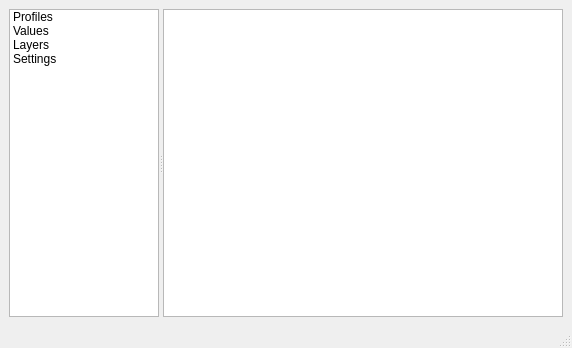
<?xml version="1.0" encoding="UTF-8"?>
<ui version="4.0">
 <class>mainWindow</class>
 <widget class="QMainWindow" name="mainWindow">
  <property name="geometry">
   <rect>
    <x>0</x>
    <y>0</y>
    <width>572</width>
    <height>348</height>
   </rect>
  </property>
  <property name="windowTitle">
   <string>MainWindow</string>
  </property>
  <widget class="QWidget" name="centralwidget">
   <layout class="QHBoxLayout" name="horizontalLayout_5">
    <item>
     <widget class="QSplitter" name="splitter">
      <property name="sizePolicy">
       <sizepolicy hsizetype="Expanding" vsizetype="Preferred">
        <horstretch>0</horstretch>
        <verstretch>0</verstretch>
       </sizepolicy>
      </property>
      <property name="orientation">
       <enum>Qt::Horizontal</enum>
      </property>
      <property name="opaqueResize">
       <bool>true</bool>
      </property>
      <property name="childrenCollapsible">
       <bool>false</bool>
      </property>
      <widget class="QFrame" name="listFrame">
       <property name="sizePolicy">
        <sizepolicy hsizetype="Preferred" vsizetype="Preferred">
         <horstretch>0</horstretch>
         <verstretch>0</verstretch>
        </sizepolicy>
       </property>
       <property name="frameShape">
        <enum>QFrame::NoFrame</enum>
       </property>
       <property name="frameShadow">
        <enum>QFrame::Raised</enum>
       </property>
       <layout class="QVBoxLayout" name="verticalLayout_2">
        <property name="margin">
         <number>0</number>
        </property>
        <item>
         <widget class="QListWidget" name="listWidget">
          <property name="sizePolicy">
           <sizepolicy hsizetype="Expanding" vsizetype="Expanding">
            <horstretch>0</horstretch>
            <verstretch>0</verstretch>
           </sizepolicy>
          </property>
          <property name="minimumSize">
           <size>
            <width>50</width>
            <height>0</height>
           </size>
          </property>
          <property name="maximumSize">
           <size>
            <width>150</width>
            <height>16777215</height>
           </size>
          </property>
          <item>
           <property name="text">
            <string>Profiles</string>
           </property>
           <property name="icon">
            <iconset resource="../resources.qrc">
             <normaloff>:/enmapbox/icons/viewlist_spectrumdock.png</normaloff>:/enmapbox/icons/viewlist_spectrumdock.svg</iconset>
           </property>
          </item>
          <item>
           <property name="text">
            <string>Values</string>
           </property>
           <property name="icon">
            <iconset>
             <normaloff>:/images/themes/default/propertyicons/attributes.png</normaloff>:/images/themes/default/propertyicons/attributes.png</iconset>
           </property>
          </item>
          <item>
           <property name="text">
            <string>Layers</string>
           </property>
           <property name="icon">
            <iconset>
             <normaloff>:/images/themes/default/propertyicons/overlay.png</normaloff>:/images/themes/default/propertyicons/overlay.png</iconset>
           </property>
          </item>
          <item>
           <property name="text">
            <string>Settings</string>
           </property>
           <property name="icon">
            <iconset>
             <normaloff>:/images/themes/default/propertyicons/general.svg</normaloff>:/images/themes/default/propertyicons/general.svg</iconset>
           </property>
          </item>
         </widget>
        </item>
       </layout>
      </widget>
      <widget class="QFrame" name="stackFrame">
       <property name="sizePolicy">
        <sizepolicy hsizetype="Preferred" vsizetype="Preferred">
         <horstretch>1</horstretch>
         <verstretch>0</verstretch>
        </sizepolicy>
       </property>
       <property name="frameShape">
        <enum>QFrame::NoFrame</enum>
       </property>
       <property name="frameShadow">
        <enum>QFrame::Raised</enum>
       </property>
       <layout class="QVBoxLayout" name="verticalLayout_4">
        <property name="margin">
         <number>0</number>
        </property>
        <item>
         <widget class="QStackedWidget" name="stackedWidget">
          <property name="frameShape">
           <enum>QFrame::NoFrame</enum>
          </property>
          <property name="frameShadow">
           <enum>QFrame::Raised</enum>
          </property>
          <property name="currentIndex">
           <number>0</number>
          </property>
          <widget class="QWidget" name="pageGraph">
           <layout class="QVBoxLayout" name="verticalLayout_3">
            <property name="margin">
             <number>0</number>
            </property>
            <item>
             <widget class="PlotWidget" name="graphicsView">
              <property name="frameShadow">
               <enum>QFrame::Sunken</enum>
              </property>
             </widget>
            </item>
           </layout>
          </widget>
          <widget class="QWidget" name="pathValueList">
           <layout class="QHBoxLayout" name="horizontalLayout_2">
            <property name="margin">
             <number>0</number>
            </property>
            <item>
             <widget class="QTextEdit" name="locationValuesTextEdit"/>
            </item>
           </layout>
          </widget>
          <widget class="QWidget" name="pageLayers">
           <layout class="QVBoxLayout" name="verticalLayout">
            <property name="margin">
             <number>0</number>
            </property>
            <item>
             <widget class="QTableView" name="tableViewDataSources">
              <property name="selectionMode">
               <enum>QAbstractItemView::SingleSelection</enum>
              </property>
              <property name="selectionBehavior">
               <enum>QAbstractItemView::SelectRows</enum>
              </property>
              <property name="sortingEnabled">
               <bool>true</bool>
              </property>
              <attribute name="horizontalHeaderStretchLastSection">
               <bool>true</bool>
              </attribute>
             </widget>
            </item>
           </layout>
          </widget>
          <widget class="QWidget" name="pageSettings">
           <layout class="QVBoxLayout" name="verticalLayout_5">
            <property name="margin">
             <number>0</number>
            </property>
            <item>
             <widget class="QCheckBox" name="cbStackProfiles">
              <property name="text">
               <string>Stack profiles</string>
              </property>
             </widget>
            </item>
            <item>
             <widget class="QgsCollapsibleGroupBox" name="gbLegend">
              <property name="minimumSize">
               <size>
                <width>0</width>
                <height>100</height>
               </size>
              </property>
              <property name="title">
               <string>Legend</string>
              </property>
              <property name="checkable">
               <bool>true</bool>
              </property>
              <property name="collapsed">
               <bool>false</bool>
              </property>
              <widget class="QCheckBox" name="cbLegendGeoLocation">
               <property name="geometry">
                <rect>
                 <x>30</x>
                 <y>70</y>
                 <width>215</width>
                 <height>17</height>
                </rect>
               </property>
               <property name="text">
                <string>Geo location</string>
               </property>
              </widget>
              <widget class="QCheckBox" name="cbLegendPixelLocation">
               <property name="geometry">
                <rect>
                 <x>30</x>
                 <y>47</y>
                 <width>215</width>
                 <height>17</height>
                </rect>
               </property>
               <property name="text">
                <string>Pixel location</string>
               </property>
              </widget>
              <widget class="QCheckBox" name="cbLegendDataSource">
               <property name="geometry">
                <rect>
                 <x>30</x>
                 <y>24</y>
                 <width>215</width>
                 <height>17</height>
                </rect>
               </property>
               <property name="text">
                <string>Data source</string>
               </property>
              </widget>
             </widget>
            </item>
            <item>
             <spacer name="verticalSpacer">
              <property name="orientation">
               <enum>Qt::Vertical</enum>
              </property>
              <property name="sizeHint" stdset="0">
               <size>
                <width>20</width>
                <height>40</height>
               </size>
              </property>
             </spacer>
            </item>
           </layout>
          </widget>
         </widget>
        </item>
       </layout>
      </widget>
     </widget>
    </item>
   </layout>
  </widget>
  <widget class="QStatusBar" name="statusbar"/>
 </widget>
 <customwidgets>
  <customwidget>
   <class>QgsCollapsibleGroupBox</class>
   <extends>QGroupBox</extends>
   <header>qgscollapsiblegroupbox.h</header>
   <container>1</container>
  </customwidget>
  <customwidget>
   <class>PlotWidget</class>
   <extends>QGraphicsView</extends>
   <header>pyqtgraph</header>
  </customwidget>
 </customwidgets>
 <resources>
  <include location="../resources.qrc"/>
 </resources>
 <connections>
  <connection>
   <sender>listWidget</sender>
   <signal>currentRowChanged(int)</signal>
   <receiver>stackedWidget</receiver>
   <slot>setCurrentIndex(int)</slot>
   <hints>
    <hint type="sourcelabel">
     <x>83</x>
     <y>239</y>
    </hint>
    <hint type="destinationlabel">
     <x>484</x>
     <y>239</y>
    </hint>
   </hints>
  </connection>
 </connections>
</ui>
